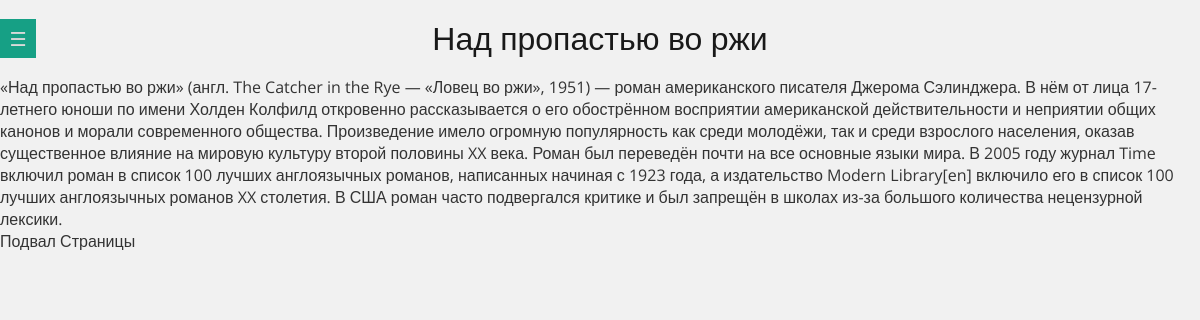
The app's page /book/nad-propastyu-vo-rzhi/ with its own data.
### libre_authors/models.py (models this page shows, shortened)
class LibreAuthors(models.Model):
    class Status(models.IntegerChoices):
        DRAFT = 0, 'DRAFT'
        PUBLISHED = 1, 'PUBLISHED'
    title = models.CharField(max_length=255, verbose_name='BOOK TITLE')
    slug = models.SlugField(max_length=255, unique=True, db_index=True, verbose_name='SLUG')
    author = models.CharField(max_length=255)
    country = models.CharField(max_length=255)
    content = models.TextField(blank=True)
    time_create = models.DateTimeField(auto_now_add=True)
    time_update = models.DateTimeField(auto_now=True)
    is_published = models.BooleanField(choices=tuple(map(lambda x: (bool(x[0]), x[1]), Status.choices)),
                                       default=Status.DRAFT, verbose_name='STATUS')
    objects = models.Manager()
    published = PublishedManager()
    class Meta:
        verbose_name = 'Libres Authors'
        verbose_name_plural = 'Libres Authors'
        ordering = ['-time_create']
        indexes = [
            models.Index(fields=['-time_create'])
        ]

### libre_authors/views.py (the view)
# urls.py: path('book/<slug:book_slug>/', views.show_book, name='book'),
def show_book(request, book_slug):
    book = get_object_or_404(LibreAuthors, slug=book_slug)
    data = {
        'title': book.title,
        'menu': menu,
        'book': book,
    }
    return render(request, 'libre_authors/book.html', data)

### users/context_processors.py (called while the page is built)
def get_libre_authors_context(request):
    return {'mainmenu': menu}

### templates/libre_authors/book.html (shortened to what this page needs)
{% extends 'libre_authors/base.html' %}
{% block content %}
    <h1>{{ book.title }}</h1>
    {{ book.content|safe }}
{% endblock %}

### static/css/style.css (style rules this page uses)
* { box-sizing: border-box; }
html { font-size: 100%; }
html, body { margin: 0; padding: 0; width: 100%; height: 100%; }
body { color: #333; font: 1em 'Open Sans', sans-serif; background-color: #f1f1f1; }
h1, h2 { margin-bottom: 22px; color: #191919; font-weight: 300; text-align: center; }
h1 { font-size: 32px; line-height: 32px; }

### static/css/left-nav-style.css (style rules this page uses)
body { -webkit-animation: bugfix infinite 1s; }
@media screen and (min-width: 320px) { html, body { margin: 0; overflow-x: hidden; } }

### records on screen
LibreAuthors: title "Над пропастью во ржи", content "«Над пропастью во ржи» (англ. The Catcher in the Rye — «Ловец во ржи», 1951) — роман американского писателя Джерома Сэлинджера. В нём от лица 17-летнего юноши по имени Холден Колфилд откровенно рассказывается о его обострённом восприятии американской действительности и неприятии общих канонов и морали современного общества. Произведение имело огромную популярность как среди молодёжи, так и среди взрослого населения, оказав существенное влияние на мировую культуру второй половины XX века. Роман был переведён почти на все основные языки мира. В 2005 году журнал Time включил роман в список 100 лучших англоязычных романов, написанных начиная с 1923 года, а издательство Modern Library[en]…"
